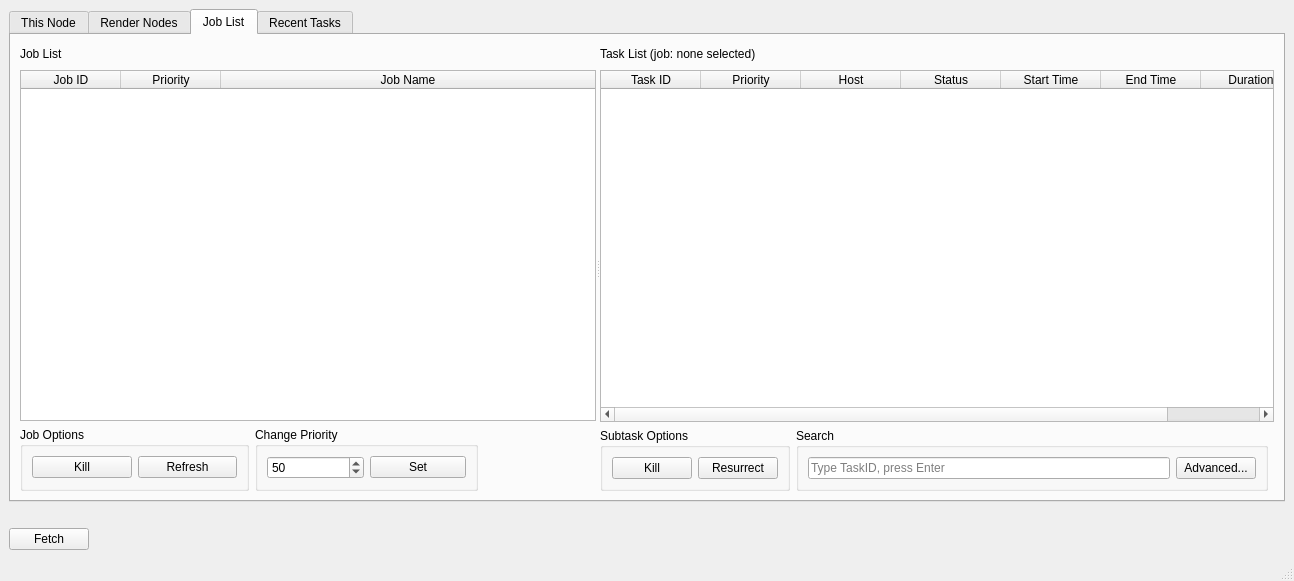
<?xml version="1.0" encoding="UTF-8"?>
<ui version="4.0">
 <class>FarmView</class>
 <widget class="QMainWindow" name="FarmView">
  <property name="geometry">
   <rect>
    <x>0</x>
    <y>0</y>
    <width>1294</width>
    <height>581</height>
   </rect>
  </property>
  <property name="windowTitle">
   <string>FarmView</string>
  </property>
  <widget class="QWidget" name="centralwidget">
   <layout class="QGridLayout" name="gridLayout">
    <item row="1" column="0">
     <widget class="QLabel" name="statusLabel">
      <property name="text">
       <string/>
      </property>
     </widget>
    </item>
    <item row="2" column="0">
     <layout class="QHBoxLayout" name="horizontalLayout_fetchButton">
      <item>
       <widget class="QPushButton" name="fetchButton">
        <property name="text">
         <string>Fetch</string>
        </property>
       </widget>
      </item>
      <item>
       <spacer name="horizontalSpacer_fetchButton">
        <property name="orientation">
         <enum>Qt::Horizontal</enum>
        </property>
        <property name="sizeHint" stdset="0">
         <size>
          <width>40</width>
          <height>20</height>
         </size>
        </property>
       </spacer>
      </item>
     </layout>
    </item>
    <item row="0" column="0">
     <widget class="QTabWidget" name="tabWidget">
      <property name="currentIndex">
       <number>2</number>
      </property>
      <widget class="QWidget" name="thisNodeTab">
       <attribute name="title">
        <string>This Node</string>
       </attribute>
       <widget class="QWidget" name="layoutWidget">
        <property name="geometry">
         <rect>
          <x>10</x>
          <y>20</y>
          <width>95</width>
          <height>100</height>
         </rect>
        </property>
        <layout class="QVBoxLayout" name="verticalLayout_thisNodeButtons">
         <item>
          <widget class="QPushButton" name="onlineThisNodeButton">
           <property name="toolTip">
            <string>&lt;html&gt;&lt;head/&gt;&lt;body&gt;&lt;p&gt;Allow this node to accept render tasks&lt;/p&gt;&lt;/body&gt;&lt;/html&gt;</string>
           </property>
           <property name="text">
            <string>Online</string>
           </property>
          </widget>
         </item>
         <item>
          <widget class="QPushButton" name="offlineThisNodeButton">
           <property name="toolTip">
            <string>&lt;html&gt;&lt;head/&gt;&lt;body&gt;&lt;p&gt;Don't allow this node to accept any new jobs (it will still finish what it's working on)&lt;/p&gt;&lt;/body&gt;&lt;/html&gt;</string>
           </property>
           <property name="text">
            <string>Offline</string>
           </property>
          </widget>
         </item>
         <item>
          <widget class="QPushButton" name="getOffThisNodeButton">
           <property name="toolTip">
            <string>&lt;html&gt;&lt;head/&gt;&lt;body&gt;&lt;p&gt;Tell this node to stop the current job, put it back on the job board, and don't accept any more.&lt;/p&gt;&lt;/body&gt;&lt;/html&gt;</string>
           </property>
           <property name="text">
            <string>Get Off!</string>
           </property>
          </widget>
         </item>
        </layout>
       </widget>
       <widget class="QWidget" name="layoutWidget">
        <property name="geometry">
         <rect>
          <x>120</x>
          <y>20</y>
          <width>651</width>
          <height>87</height>
         </rect>
        </property>
        <layout class="QFormLayout" name="formLayout_thisNodeLabels">
         <property name="fieldGrowthPolicy">
          <enum>QFormLayout::AllNonFixedFieldsGrow</enum>
         </property>
         <item row="0" column="0">
          <widget class="QLabel" name="nodeNameLabelLabel">
           <property name="text">
            <string>Node name:</string>
           </property>
          </widget>
         </item>
         <item row="0" column="1">
          <widget class="QLabel" name="nodeNameLabel">
           <property name="text">
            <string/>
           </property>
          </widget>
         </item>
         <item row="1" column="0">
          <widget class="QLabel" name="nodeStatusLabelLabel">
           <property name="text">
            <string>Node status:</string>
           </property>
          </widget>
         </item>
         <item row="1" column="1">
          <widget class="QLabel" name="nodeStatusLabel">
           <property name="text">
            <string/>
           </property>
          </widget>
         </item>
         <item row="2" column="0">
          <widget class="QLabel" name="taskIDLabelLabel">
           <property name="text">
            <string>Task ID:</string>
           </property>
          </widget>
         </item>
         <item row="2" column="1">
          <widget class="QLabel" name="taskIDLabel">
           <property name="text">
            <string/>
           </property>
          </widget>
         </item>
         <item row="3" column="0">
          <widget class="QLabel" name="nodeVersionLabelLabel">
           <property name="text">
            <string>Version:</string>
           </property>
          </widget>
         </item>
         <item row="3" column="1">
          <widget class="QLabel" name="nodeVersionLabel">
           <property name="text">
            <string/>
           </property>
          </widget>
         </item>
        </layout>
       </widget>
       <widget class="QWidget" name="layoutWidget">
        <property name="geometry">
         <rect>
          <x>120</x>
          <y>120</y>
          <width>221</width>
          <height>24</height>
         </rect>
        </property>
        <layout class="QFormLayout" name="formLayout_thisNodeProject">
         <item row="0" column="0">
          <widget class="QLabel" name="projectLabel">
           <property name="text">
            <string>Project:</string>
           </property>
           <property name="buddy">
            <cstring>projectComboBox</cstring>
           </property>
          </widget>
         </item>
         <item row="0" column="1">
          <widget class="QComboBox" name="projectComboBox">
           <property name="whatsThis">
            <string>&lt;html&gt;&lt;head/&gt;&lt;body&gt;&lt;p&gt;&lt;br/&gt;&lt;/p&gt;&lt;/body&gt;&lt;/html&gt;</string>
           </property>
          </widget>
         </item>
        </layout>
       </widget>
      </widget>
      <widget class="QWidget" name="renderNodesTab">
       <attribute name="title">
        <string>Render Nodes</string>
       </attribute>
       <layout class="QGridLayout" name="gridLayout_6">
        <item row="0" column="0">
         <widget class="QTableWidget" name="renderNodeTable">
          <property name="verticalScrollBarPolicy">
           <enum>Qt::ScrollBarAlwaysOn</enum>
          </property>
          <property name="editTriggers">
           <set>QAbstractItemView::NoEditTriggers</set>
          </property>
          <property name="selectionBehavior">
           <enum>QAbstractItemView::SelectRows</enum>
          </property>
          <property name="verticalScrollMode">
           <enum>QAbstractItemView::ScrollPerItem</enum>
          </property>
          <property name="sortingEnabled">
           <bool>true</bool>
          </property>
          <property name="cornerButtonEnabled">
           <bool>false</bool>
          </property>
          <attribute name="horizontalHeaderStretchLastSection">
           <bool>true</bool>
          </attribute>
          <attribute name="verticalHeaderVisible">
           <bool>false</bool>
          </attribute>
          <column>
           <property name="text">
            <string>þ</string>
           </property>
           <property name="font">
            <font>
             <family>Wingdings</family>
            </font>
           </property>
          </column>
          <column>
           <property name="text">
            <string>Host</string>
           </property>
          </column>
          <column>
           <property name="text">
            <string>Status</string>
           </property>
          </column>
          <column>
           <property name="text">
            <string>Task ID</string>
           </property>
          </column>
          <column>
           <property name="text">
            <string>Project</string>
           </property>
          </column>
          <column>
           <property name="text">
            <string>Node Version</string>
           </property>
          </column>
          <column>
           <property name="text">
            <string>Last heartbeat</string>
           </property>
          </column>
         </widget>
        </item>
        <item row="1" column="0">
         <layout class="QHBoxLayout" name="horizontalLayout_onOffButtons">
          <item>
           <widget class="QPushButton" name="onlineRenderNodesButton">
            <property name="text">
             <string>Online</string>
            </property>
           </widget>
          </item>
          <item>
           <widget class="QPushButton" name="offlineRenderNodesButton">
            <property name="text">
             <string>Offline</string>
            </property>
           </widget>
          </item>
          <item>
           <widget class="QPushButton" name="getOffRenderNodesButton">
            <property name="text">
             <string>Get Off!</string>
            </property>
           </widget>
          </item>
         </layout>
        </item>
       </layout>
      </widget>
      <widget class="QWidget" name="jobListTab">
       <attribute name="title">
        <string>Job List</string>
       </attribute>
       <layout class="QGridLayout" name="gridLayout_11">
        <item row="0" column="0">
         <widget class="QSplitter" name="splitter_jobList">
          <property name="orientation">
           <enum>Qt::Horizontal</enum>
          </property>
          <widget class="QWidget" name="layoutWidget_2">
           <layout class="QGridLayout" name="gridLayout_jobListJobs">
            <item row="2" column="0" colspan="2">
             <widget class="QGroupBox" name="groupBox_jobOptions">
              <property name="minimumSize">
               <size>
                <width>0</width>
                <height>0</height>
               </size>
              </property>
              <property name="title">
               <string>Job Options</string>
              </property>
              <layout class="QGridLayout" name="gridLayout_7">
               <item row="1" column="0">
                <widget class="QPushButton" name="killJobButton">
                 <property name="text">
                  <string>Kill</string>
                 </property>
                </widget>
               </item>
               <item row="1" column="1">
                <widget class="QPushButton" name="refreshButton">
                 <property name="text">
                  <string>Refresh</string>
                 </property>
                </widget>
               </item>
              </layout>
             </widget>
            </item>
            <item row="2" column="2" colspan="2">
             <widget class="QGroupBox" name="groupBox_priorityOptions">
              <property name="title">
               <string>Change Priority</string>
              </property>
              <property name="alignment">
               <set>Qt::AlignLeading|Qt::AlignLeft|Qt::AlignTop</set>
              </property>
              <layout class="QGridLayout" name="gridLayout_8">
               <item row="1" column="1">
                <widget class="QPushButton" name="prioritySetButton">
                 <property name="text">
                  <string>Set</string>
                 </property>
                </widget>
               </item>
               <item row="1" column="0">
                <widget class="QSpinBox" name="prioritySpinBox">
                 <property name="maximum">
                  <number>999</number>
                 </property>
                 <property name="value">
                  <number>50</number>
                 </property>
                </widget>
               </item>
              </layout>
             </widget>
            </item>
            <item row="0" column="1" colspan="4">
             <spacer name="horizontalSpacer_jobList">
              <property name="orientation">
               <enum>Qt::Horizontal</enum>
              </property>
              <property name="sizeHint" stdset="0">
               <size>
                <width>40</width>
                <height>20</height>
               </size>
              </property>
             </spacer>
            </item>
            <item row="0" column="0">
             <widget class="QLabel" name="jobTableLabel">
              <property name="text">
               <string>Job List</string>
              </property>
             </widget>
            </item>
            <item row="1" column="0" colspan="5">
             <widget class="QTableWidget" name="jobTable">
              <property name="editTriggers">
               <set>QAbstractItemView::NoEditTriggers</set>
              </property>
              <property name="selectionBehavior">
               <enum>QAbstractItemView::SelectRows</enum>
              </property>
              <property name="sortingEnabled">
               <bool>true</bool>
              </property>
              <property name="cornerButtonEnabled">
               <bool>false</bool>
              </property>
              <attribute name="horizontalHeaderStretchLastSection">
               <bool>true</bool>
              </attribute>
              <attribute name="verticalHeaderVisible">
               <bool>false</bool>
              </attribute>
              <column>
               <property name="text">
                <string>Job ID</string>
               </property>
              </column>
              <column>
               <property name="text">
                <string>Priority</string>
               </property>
              </column>
              <column>
               <property name="text">
                <string>Job Name</string>
               </property>
              </column>
             </widget>
            </item>
           </layout>
          </widget>
          <widget class="QWidget" name="layoutWidget_3">
           <layout class="QGridLayout" name="gridLayout_taskList">
            <item row="2" column="0" colspan="2">
             <widget class="QGroupBox" name="groupBox_subTaskOptions">
              <property name="minimumSize">
               <size>
                <width>0</width>
                <height>28</height>
               </size>
              </property>
              <property name="title">
               <string>Subtask Options</string>
              </property>
              <layout class="QGridLayout" name="gridLayout_9">
               <item row="1" column="0">
                <widget class="QPushButton" name="killTaskButton">
                 <property name="text">
                  <string>Kill</string>
                 </property>
                </widget>
               </item>
               <item row="1" column="1">
                <widget class="QPushButton" name="resurrectTaskButton">
                 <property name="text">
                  <string>Resurrect</string>
                 </property>
                </widget>
               </item>
              </layout>
             </widget>
            </item>
            <item row="0" column="2">
             <spacer name="horizontalSpacer_taskList">
              <property name="orientation">
               <enum>Qt::Horizontal</enum>
              </property>
              <property name="sizeHint" stdset="0">
               <size>
                <width>40</width>
                <height>20</height>
               </size>
              </property>
             </spacer>
            </item>
            <item row="1" column="0" colspan="4">
             <widget class="QTableWidget" name="taskTable">
              <property name="enabled">
               <bool>true</bool>
              </property>
              <property name="editTriggers">
               <set>QAbstractItemView::NoEditTriggers</set>
              </property>
              <property name="selectionBehavior">
               <enum>QAbstractItemView::SelectRows</enum>
              </property>
              <property name="gridStyle">
               <enum>Qt::SolidLine</enum>
              </property>
              <property name="sortingEnabled">
               <bool>true</bool>
              </property>
              <property name="cornerButtonEnabled">
               <bool>false</bool>
              </property>
              <attribute name="verticalHeaderVisible">
               <bool>false</bool>
              </attribute>
              <column>
               <property name="text">
                <string>Task ID</string>
               </property>
              </column>
              <column>
               <property name="text">
                <string>Priority</string>
               </property>
              </column>
              <column>
               <property name="text">
                <string>Host</string>
               </property>
              </column>
              <column>
               <property name="text">
                <string>Status</string>
               </property>
              </column>
              <column>
               <property name="text">
                <string>Start Time</string>
               </property>
              </column>
              <column>
               <property name="text">
                <string>End Time</string>
               </property>
              </column>
              <column>
               <property name="text">
                <string>Duration</string>
               </property>
              </column>
             </widget>
            </item>
            <item row="0" column="0" colspan="2">
             <widget class="QLabel" name="taskTableLabel">
              <property name="text">
               <string>Task List (job: none selected)</string>
              </property>
             </widget>
            </item>
            <item row="2" column="2">
             <widget class="QGroupBox" name="groupBox_search">
              <property name="title">
               <string>Search</string>
              </property>
              <layout class="QGridLayout" name="gridLayout_10">
               <item row="0" column="0">
                <widget class="QLineEdit" name="taskIDLineEdit">
                 <property name="placeholderText">
                  <string>Type TaskID, press Enter</string>
                 </property>
                </widget>
               </item>
               <item row="0" column="1">
                <widget class="QPushButton" name="advancedSearchButton">
                 <property name="text">
                  <string>Advanced...</string>
                 </property>
                </widget>
               </item>
              </layout>
             </widget>
            </item>
           </layout>
          </widget>
         </widget>
        </item>
       </layout>
      </widget>
      <widget class="QWidget" name="jobsTab">
       <attribute name="title">
        <string>Recent Tasks</string>
       </attribute>
       <layout class="QGridLayout" name="gridLayout_5">
        <item row="0" column="0">
         <widget class="QScrollArea" name="scrollArea_recentTasks">
          <property name="widgetResizable">
           <bool>true</bool>
          </property>
          <widget class="QWidget" name="scrollAreaWidgetContents_recentTasks">
           <property name="geometry">
            <rect>
             <x>0</x>
             <y>0</y>
             <width>1242</width>
             <height>421</height>
            </rect>
           </property>
           <layout class="QGridLayout" name="gridLayout_2">
            <item row="0" column="0">
             <widget class="QSpinBox" name="limitSpinBox">
              <property name="maximum">
               <number>999</number>
              </property>
              <property name="value">
               <number>100</number>
              </property>
             </widget>
            </item>
            <item row="2" column="0">
             <spacer name="verticalSpacer_taskGrid">
              <property name="orientation">
               <enum>Qt::Vertical</enum>
              </property>
              <property name="sizeHint" stdset="0">
               <size>
                <width>20</width>
                <height>40</height>
               </size>
              </property>
             </spacer>
            </item>
            <item row="1" column="0">
             <layout class="QGridLayout" name="taskGrid"/>
            </item>
           </layout>
          </widget>
         </widget>
        </item>
       </layout>
      </widget>
     </widget>
    </item>
   </layout>
  </widget>
  <widget class="QStatusBar" name="statusbar"/>
 </widget>
 <resources/>
 <connections/>
</ui>
